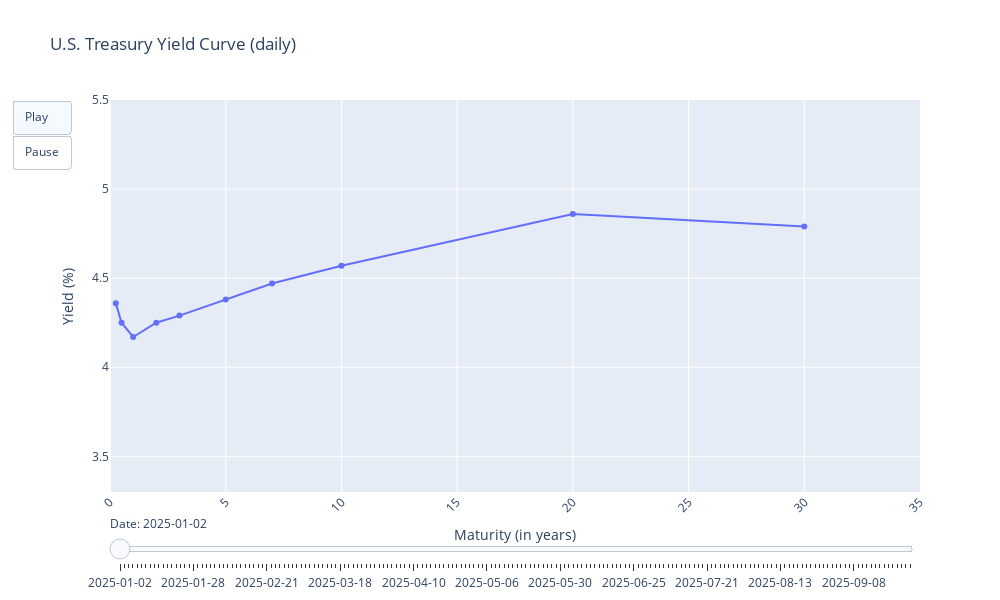

Here is the notebook cell this chart was saved with:
### Code cell
# curve_df: rows=dates (DatetimeIndex), cols=['3M','6M','1Y',...,'30Y'] in PERCENT
MAT_YEARS = {"3M":0.25,"6M":0.5,"1Y":1,"2Y":2,"3Y":3,"5Y":5,"7Y":7,"10Y":10,"20Y":20,"30Y":30}

# keep only columns we know, in order
cols = [c for c in MAT_YEARS if c in curve_df.columns]
x = np.array([MAT_YEARS[c] for c in cols])

# Build frames (one per date with complete data)
df_complete = curve_df[cols].dropna()
dates = df_complete.index

frames = []
for d in dates:
    y = df_complete.loc[d].values  # yields in %
    frames.append(go.Frame(data=[go.Scatter(x=x, y=y, mode="lines+markers")],
                           name=str(d.date())))

# Initial frame = first date
fig = go.Figure(
    data=[go.Scatter(x=x, y=df_complete.iloc[0].values, mode="lines+markers")],
    layout=go.Layout(
        title="U.S. Treasury Yield Curve (daily)",
        xaxis=dict(
            title="Maturity (in years)",
            range=[0, 35] # extend to cover all maturities
        ),
        yaxis=dict(
            title="Yield (%)",
            range=[3.3,5.5]  # extend above max yield
        ),
        width=1000,
        height=600,
        updatemenus=[{
            "type": "buttons",
            "buttons": [
                {"label": "Play", "method": "animate",
                 "args": [None, {"frame": {"duration": 100, "redraw": True},
                                 "fromcurrent": True, "transition": {"duration": 0}}]},
                {"label": "Pause", "method": "animate",
                 "args": [[None], {"frame": {"duration": 0, "redraw": False},
                                   "mode": "immediate"}]},
            ],
        }],
        sliders=[{
            "steps": [{"args": [[str(d.date())],
                        {"frame": {"duration": 0, "redraw": True},
                         "mode": "immediate"}],
                       "label": str(d.date()), "method": "animate"} for d in dates],
            "currentvalue": {"prefix": "Date: "}
        }]
    ),
    frames=frames
)


fig.show()

### Figure 1 — Plotly figure (JSON) as saved in the notebook; plotly's stock layout.template omitted (floating-point values rounded to 4 significant figures)
{"data": [{"mode": "lines+markers", "type": "scatter", "x": [0.25, 0.5, 1, 2, 3, 5, 7, 10, 20, 30], "y": [4.36, 4.25, 4.17, 4.25, 4.29, 4.38, 4.47, 4.57, 4.86, 4.79]}], "layout": {"height": 600, "sliders": [{"currentvalue": {"prefix": "Date: "}, "steps": [{"args": [["2025-01-02"], {"frame": {"duration": 0, "redraw": true}, "mode": "immediate"}], "label": "2025-01-02", "method": "animate"}, {"args": [["2025-01-03"], {"frame": {"duration": 0, "redraw": true}, "mode": "immediate"}], "label": "2025-01-03", "method": "animate"}, {"args": [["2025-01-06"], {"frame": {"duration": 0, "redraw": true}, "mode": "immediate"}], "label": "2025-01-06", "method": "animate"}, {"args": [["2025-01-07"], {"frame": {"duration": 0, "redraw": true}, "mode": "immediate"}], "label": "2025-01-07", "method": "animate"}, {"args": [["2025-01-08"], {"frame": {"duration": 0, "redraw": true}, "mode": "immediate"}], "label": "2025-01-08", "method": "animate"}, {"args": [["2025-01-09"], {"frame": {"duration": 0, "redraw": true}, "mode": "immediate"}], "label": "2025-01-09", "method": "animate"}, {"args": [["2025-01-10"], {"frame": {"duration": 0, "redraw": true}, "mode": "immediate"}], "label": "2025-01-10", "method": "animate"}, {"args": [["2025-01-13"], {"frame": {"duration": 0, "redraw": true}, "mode": "immediate"}], "label": "2025-01-13", "method": "animate"}, {"args": [["2025-01-14"], {"frame": {"duration": 0, "redraw": true}, "mode": "immediate"}], "label": "2025-01-14", "method": "animate"}, {"args": [["2025-01-15"], {"frame": {"duration": 0, "redraw": true}, "mode": "immediate"}], "label": "2025-01-15", "method": "animate"}, {"args": [["2025-01-16"], {"frame": {"duration": 0, "redraw": true}, "mode": "immediate"}], "label": "2025-01-16", "method": "animate"}, {"args": [["2025-01-17"], {"frame": {"duration": 0, "redraw": true}, "mode": "immediate"}], "label": "2025-01-17", "method": "animate"}, {"args": [["2025-01-21"], {"frame": {"duration": 0, "redraw": true}, "mode": "immediate"}], "label": "2025-01-21", "method": "animate"}, {"args": [["2025-01-22"], {"frame": {"duration": 0, "redraw": true}, "mode": "immediate"}], "label": "2025-01-22", "method": "animate"}, {"args": [["2025-01-23"], {"frame": {"duration": 0, "redraw": true}, "mode": "immediate"}], "label": "2025-01-23", "method": "animate"}, {"args": [["2025-01-24"], {"frame": {"duration": 0, "redraw": true}, "mode": "immediate"}], "label": "2025-01-24", "method": "animate"}, {"args": [["2025-01-27"], {"frame": {"duration": 0, "redraw": true}, "mode": "immediate"}], "label": "2025-01-27", "method": "animate"}, {"args": [["2025-01-28"], {"frame": {"duration": 0, "redraw": true}, "mode": "immediate"}], "label": "2025-01-28", "method": "animate"}, {"args": [["2025-01-29"], {"frame": {"duration": 0, "redraw": true}, "mode": "immediate"}], "label": "2025-01-29", "method": "animate"}, {"args": [["2025-01-30"], {"frame": {"duration": 0, "redraw": true}, "mode": "immediate"}], "label": "2025-01-30", "method": "animate"}, {"args": [["2025-01-31"], {"frame": {"duration": 0, "redraw": true}, "mode": "immediate"}], "label": "2025-01-31", "method": "animate"}, {"args": [["2025-02-03"], {"frame": {"duration": 0, "redraw": true}, "mode": "immediate"}], "label": "2025-02-03", "method": "animate"}, {"args": [["2025-02-04"], {"frame": {"duration": 0, "redraw": true}, "mode": "immediate"}], "label": "2025-02-04", "method": "animate"}, {"args": [["2025-02-05"], {"frame": {"duration": 0, "redraw": true}, "mode": "immediate"}], "label": "2025-02-05", "method": "animate"}, {"args": [["2025-02-06"], {"frame": {"duration": 0, "redraw": true}, "mode": "immediate"}], "label": "2025-02-06", "method": "animate"}, {"args": [["2025-02-07"], {"frame": {"duration": 0, "redraw": true}, "mode": "immediate"}], "label": "2025-02-07", "method": "animate"}, {"args": [["2025-02-10"], {"frame": {"duration": 0, "redraw": true}, "mode": "immediate"}], "label": "2025-02-10", "method": "animate"}, {"args": [["2025-02-11"], {"frame": {"duration": 0, "redraw": true}, "mode": "immediate"}], "label": "2025-02-11", "method": "animate"}, {"args": [["2025-02-12"], {"frame": {"duration": 0, "redraw": true}, "mode": "immediate"}], "label": "2025-02-12", "method": "animate"}, {"args": [["2025-02-13"], {"frame": {"duration": 0, "redraw": true}, "mode": "immediate"}], "label": "2025-02-13", "method": "animate"}, {"args": [["2025-02-14"], {"frame": {"duration": 0, "redraw": true}, "mode": "immediate"}], "label": "2025-02-14", "method": "animate"}, {"args": [["2025-02-18"], {"frame": {"duration": 0, "redraw": true}, "mode": "immediate"}], "label": "2025-02-18", "method": "animate"}, {"args": [["2025-02-19"], {"frame": {"duration": 0, "redraw": true}, "mode": "immediate"}], "label": "2025-02-19", "method": "animate"}, {"args": [["2025-02-20"], {"frame": {"duration": 0, "redraw": true}, "mode": "immediate"}], "label": "2025-02-20", "method": "animate"}, {"args": [["2025-02-21"], {"frame": {"duration": 0, "redraw": true}, "mode": "immediate"}], "label": "2025-02-21", "method": "animate"}, {"args": [["2025-02-24"], {"frame": {"duration": 0, "redraw": true}, "mode": "immediate"}], "label": "2025-02-24", "method": "animate"}, {"args": [["2025-02-25"], {"frame": {"duration": 0, "redraw": true}, "mode": "immediate"}], "label": "2025-02-25", "method": "animate"}, {"args": [["2025-02-26"], {"frame": {"duration": 0, "redraw": true}, "mode": "immediate"}], "label": "2025-02-26", "method": "animate"}, {"args": [["2025-02-27"], {"frame": {"duration": 0, "redraw": true}, "mode": "immediate"}], "label": "2025-02-27", "method": "animate"}, {"args": [["2025-02-28"], {"frame": {"duration": 0, "redraw": true}, "mode": "immediate"}], "label": "2025-02-28", "method": "animate"}, {"args": [["2025-03-03"], {"frame": {"duration": 0, "redraw": true}, "mode": "immediate"}], "label": "2025-03-03", "method": "animate"}, {"args": [["2025-03-04"], {"frame": {"duration": 0, "redraw": true}, "mode": "immediate"}], "label": "2025-03-04", "method": "animate"}, {"args": [["2025-03-05"], {"frame": {"duration": 0, "redraw": true}, "mode": "immediate"}], "label": "2025-03-05", "method": "animate"}, {"args": [["2025-03-06"], {"frame": {"duration": 0, "redraw": true}, "mode": "immediate"}], "label": "2025-03-06", "method": "animate"}, {"args": [["2025-03-07"], {"frame": {"duration": 0, "redraw": true}, "mode": "immediate"}], "label": "2025-03-07", "method": "animate"}, {"args": [["2025-03-10"], {"frame": {"duration": 0, "redraw": true}, "mode": "immediate"}], "label": "2025-03-10", "method": "animate"}, {"args": [["2025-03-11"], {"frame": {"duration": 0, "redraw": true}, "mode": "immediate"}], "label": "2025-03-11", "method": "animate"}, {"args": [["2025-03-12"], {"frame": {"duration": 0, "redraw": true}, "mode": "immediate"}], "label": "2025-03-12", "method": "animate"}, {"args": [["2025-03-13"], {"frame": {"duration": 0, "redraw": true}, "mode": "immediate"}], "label": "2025-03-13", "method": "animate"}, {"args": [["2025-03-14"], {"frame": {"duration": 0, "redraw": true}, "mode": "immediate"}], "label": "2025-03-14", "method": "animate"}, {"args": [["2025-03-17"], {"frame": {"duration": 0, "redraw": true}, "mode": "immediate"}], "label": "2025-03-17", "method": "animate"}, {"args": [["2025-03-18"], {"frame": {"duration": 0, "redraw": true}, "mode": "immediate"}], "label": "2025-03-18", "method": "animate"}, {"args": [["2025-03-19"], {"frame": {"duration": 0, "redraw": true}, "mode": "immediate"}], "label": "2025-03-19", "method": "animate"}, {"args": [["2025-03-20"], {"frame": {"duration": 0, "redraw": true}, "mode": "immediate"}], "label": "2025-03-20", "method": "animate"}, {"args": [["2025-03-21"], {"frame": {"duration": 0, "redraw": true}, "mode": "immediate"}], "label": "2025-03-21", "method": "animate"}, {"args": [["2025-03-24"], {"frame": {"duration": 0, "redraw": true}, "mode": "immediate"}], "label": "2025-03-24", "method": "animate"}, {"args": [["2025-03-25"], {"frame": {"duration": 0, "redraw": true}, "mode": "immediate"}], "label": "2025-03-25", "method": "animate"}, {"args": [["2025-03-26"], {"frame": {"duration": 0, "redraw": true}, "mode": "immediate"}], "label": "2025-03-26", "method": "animate"}, {"args": [["2025-03-27"], {"frame": {"duration": 0, "redraw": true}, "mode": "immediate"}], "label": "2025-03-27", "method": "animate"}, {"args": [["2025-03-28"], {"frame": {"duration": 0, "redraw": true}, "mode": "immediate"}], "label": "2025-03-28", "method": "animate"}, {"args": [["2025-03-31"], {"frame": {"duration": 0, "redraw": true}, "mode": "immediate"}], "label": "2025-03-31", "method": "animate"}, {"args": [["2025-04-01"], {"frame": {"duration": 0, "redraw": true}, "mode": "immediate"}], "label": "2025-04-01", "method": "animate"}, {"args": [["2025-04-02"], {"frame": {"duration": 0, "redraw": true}, "mode": "immediate"}], "label": "2025-04-02", "method": "animate"}, {"args": [["2025-04-03"], {"frame": {"duration": 0, "redraw": true}, "mode": "immediate"}], "label": "2025-04-03", "method": "animate"}, {"args": [["2025-04-04"], {"frame": {"duration": 0, "redraw": true}, "mode": "immediate"}], "label": "2025-04-04", "method": "animate"}, {"args": [["2025-04-07"], {"frame": {"duration": 0, "redraw": true}, "mode": "immediate"}], "label": "2025-04-07", "method": "animate"}, {"args": [["2025-04-08"], {"frame": {"duration": 0, "redraw": true}, "mode": "immediate"}], "label": "2025-04-08", "method": "animate"}, {"args": [["2025-04-09"], {"frame": {"duration": 0, "redraw": true}, "mode": "immediate"}], "label": "2025-04-09", "method": "animate"}, {"args": [["2025-04-10"], {"frame": {"duration": 0, "redraw": true}, "mode": "immediate"}], "label": "2025-04-10", "method": "animate"}, {"args": [["2025-04-11"], {"frame": {"duration": 0, "redraw": true}, "mode": "immediate"}], "label": "2025-04-11", "method": "animate"}, {"args": [["2025-04-14"], {"frame": {"duration": 0, "redraw": true}, "mode": "immediate"}], "label": "2025-04-14", "method": "animate"}, {"args": [["2025-04-15"], {"frame": {"duration": 0, "redraw": true}, "mode": "immediate"}], "label": "2025-04-15", "method": "animate"}, {"args": [["2025-04-16"], {"frame": {"duration": 0, "redraw": true}, "mode": "immediate"}], "label": "2025-04-16", "method": "animate"}, {"args": [["2025-04-17"], {"frame": {"duration": 0, "redraw": true}, "mode": "immediate"}], "label": "2025-04-17", "method": "animate"}, {"args": [["2025-04-21"], {"frame": {"duration": 0, "redraw": true}, "mode": "immediate"}], "label": "2025-04-21", "method": "animate"}, {"args": [["2025-04-22"], {"frame": {"duration": 0, "redraw": true}, "mode": "immediate"}], "label": "2025-04-22", "method": "animate"}, {"args": [["2025-04-23"], {"frame": {"duration": 0, "redraw": true}, "mode": "immediate"}], "label": "2025-04-23", "method": "animate"}, {"args": [["2025-04-24"], {"frame": {"duration": 0, "redraw": true}, "mode": "immediate"}], "label": "2025-04-24", "method": "animate"}, {"args": [["2025-04-25"], {"frame": {"duration": 0, "redraw": true}, "mode": "immediate"}], "label": "2025-04-25", "method": "animate"}, {"args": [["2025-04-28"], {"frame": {"duration": 0, "redraw": true}, "mode": "immediate"}], "label": "2025-04-28", "method": "animate"}, {"args": [["2025-04-29"], {"frame": {"duration": 0, "redraw": true}, "mode": "immediate"}], "label": "2025-04-29", "method": "animate"}, {"args": [["2025-04-30"], {"frame": {"duration": 0, "redraw": true}, "mode": "immediate"}], "label": "2025-04-30", "method": "animate"}, {"args": [["2025-05-01"], {"frame": {"duration": 0, "redraw": true}, "mode": "immediate"}], "label": "2025-05-01", "method": "animate"}, {"args": [["2025-05-02"], {"frame": {"duration": 0, "redraw": true}, "mode": "immediate"}], "label": "2025-05-02", "method": "animate"}, {"args": [["2025-05-05"], {"frame": {"duration": 0, "redraw": true}, "mode": "immediate"}], "label": "2025-05-05", "method": "animate"}, {"args": [["2025-05-06"], {"frame": {"duration": 0, "redraw": true}, "mode": "immediate"}], "label": "2025-05-06", "method": "animate"}, {"args": [["2025-05-07"], {"frame": {"duration": 0, "redraw": true}, "mode": "immediate"}], "label": "2025-05-07", "method": "animate"}, {"args": [["2025-05-08"], {"frame": {"duration": 0, "redraw": true}, "mode": "immediate"}], "label": "2025-05-08", "method": "animate"}, {"args": [["2025-05-09"], {"frame": {"duration": 0, "redraw": true}, "mode": "immediate"}], "label": "2025-05-09", "method": "animate"}, {"args": [["2025-05-12"], {"frame": {"duration": 0, "redraw": true}, "mode": "immediate"}], "label": "2025-05-12", "method": "animate"}, {"args": [["2025-05-13"], {"frame": {"duration": 0, "redraw": true}, "mode": "immediate"}], "label": "2025-05-13", "method": "animate"}, {"args": [["2025-05-14"], {"frame": {"duration": 0, "redraw": true}, "mode": "immediate"}], "label": "2025-05-14", "method": "animate"}, {"args": [["2025-05-15"], {"frame": {"duration": 0, "redraw": true}, "mode": "immediate"}], "label": "2025-05-15", "method": "animate"}, {"args": [["2025-05-16"], {"frame": {"duration": 0, "redraw": true}, "mode": "immediate"}], "label": "2025-05-16", "method": "animate"}, {"args": [["2025-05-19"], {"frame": {"duration": 0, "redraw": true}, "mode": "immediate"}], "label": "2025-05-19", "method": "animate"}, {"args": [["2025-05-20"], {"frame": {"duration": 0, "redraw": true}, "mode": "immediate"}], "label": "2025-05-20", "method": "animate"}, {"args": [["2025-05-21"], {"frame": {"duration": 0, "redraw": true}, "mode": "immediate"}], "label": "2025-05-21", "method": "animate"}, {"args": [["2025-05-22"], {"frame": {"duration": 0, "redraw": true}, "mode": "immediate"}], "label": "2025-05-22", "method": "animate"}, {"args": [["2025-05-23"], {"frame": {"duration": 0, "redraw": true}, "mode": "immediate"}], "label": "2025-05-23", "method": "animate"}, {"args": [["2025-05-27"], {"frame": {"duration": 0, "redraw": true}, "mode": "immediate"}], "label": "2025-05-27", "method": "animate"}, {"args": [["2025-05-28"], {"frame": {"duration": 0, "redraw": true}, "mode": "immediate"}], "label": "2025-05-28", "method": "animate"}, {"args": [["2025-05-29"], {"frame": {"duration": 0, "redraw": true}, "mode": "immediate"}], "label": "2025-05-29", "method": "animate"}, {"args": [["2025-05-30"], {"frame": {"duration": 0, "redraw": true}, "mode": "immediate"}], "label": "2025-05-30", "method": "animate"}, {"args": [["2025-06-02"], {"frame": {"duration": 0, "redraw": true}, "mode": "immediate"}], "label": "2025-06-02", "method": "animate"}, {"args": [["2025-06-03"], {"frame": {"duration": 0, "redraw": true}, "mode": "immediate"}], "label": "2025-06-03", "method": "animate"}, {"args": [["2025-06-04"], {"frame": {"duration": 0, "redraw": true}, "mode": "immediate"}], "label": "2025-06-04", "method": "animate"}, {"args": [["2025-06-05"], {"frame": {"duration": 0, "redraw": true}, "mode": "immediate"}], "label": "2025-06-05", "method": "animate"}, {"args": [["2025-06-06"], {"frame": {"duration": 0, "redraw": true}, "mode": "immediate"}], "label": "2025-06-06", "method": "animate"}, {"args": [["2025-06-09"], {"frame": {"duration": 0, "redraw": true}, "mode": "immediate"}], "label": "2025-06-09", "method": "animate"}, {"args": [["2025-06-10"], {"frame": {"duration": 0, "redraw": true}, "mode": "immediate"}], "label": "2025-06-10", "method": "animate"}, {"args": [["2025-06-11"], {"frame": {"duration": 0, "redraw": true}, "mode": "immediate"}], "label": "2025-06-11", "method": "animate"}, {"args": [["2025-06-12"], {"frame": {"duration": 0, "redraw": true}, "mode": "immediate"}], "label": "2025-06-12", "method": "animate"}, {"args": [["2025-06-13"], {"frame": {"duration": 0, "redraw": true}, "mode": "immediate"}], "label": "2025-06-13", "method": "animate"}, {"args": [["2025-06-16"], {"frame": {"duration": 0, "redraw": true}, "mode": "immediate"}], "label": "2025-06-16", "method": "animate"}, {"args": [["2025-06-17"], {"frame": {"duration": 0, "redraw": true}, "mode": "immediate"}], "label": "2025-06-17", "method": "animate"}, {"args": [["2025-06-18"], {"frame": {"duration": 0, "redraw": true}, "mode": "immediate"}], "label": "2025-06-18", "method": "animate"}, {"args": [["2025-06-20"], {"frame": {"duration": 0, "redraw": true}, "mode": "immediate"}], "label": "2025-06-20", "method": "animate"}, {"args": [["2025-06-23"], {"frame": {"duration": 0, "redraw": true}, "mode": "immediate"}], "label": "2025-06-23", "method": "animate"}, {"args": [["2025-06-24"], {"frame": {"duration": 0, "redraw": true}, "mode": "immediate"}], "label": "2025-06-24", "method": "animate"}, {"args": [["2025-06-25"], {"frame": {"duration": 0, "redraw": true}, "mode": "immediate"}], "label": "2025-06-25", "method": "animate"}, {"args": [["2025-06-26"], {"frame": {"duration": 0, "redraw": true}, "mode": "immediate"}], "label": "2025-06-26", "method": "animate"}, {"args": [["2025-06-27"], {"frame": {"duration": 0, "redraw": true}, "mode": "immediate"}], "label": "2025-06-27", "method": "animate"}, {"args": [["2025-06-30"], {"frame": {"duration": 0, "redraw": true}, "mode": "immediate"}], "label": "2025-06-30", "method": "animate"}, {"args": [["2025-07-01"], {"frame": {"duration": 0, "redraw": true}, "mode": "immediate"}], "label": "2025-07-01", "method": "animate"}, {"args": [["2025-07-02"], {"frame": {"duration": 0, "redraw": true}, "mode": "immediate"}], "label": "2025-07-02", "method": "animate"}, {"args": [["2025-07-03"], {"frame": {"duration": 0, "redraw": true}, "mode": "immediate"}], "label": "2025-07-03", "method": "animate"}, {"args": [["2025-07-07"], {"frame": {"duration": 0, "redraw": true}, "mode": "immediate"}], "label": "2025-07-07", "method": "animate"}, {"args": [["2025-07-08"], {"frame": {"duration": 0, "redraw": true}, "mode": "immediate"}], "label": "2025-07-08", "method": "animate"}, {"args": [["2025-07-09"], {"frame": {"duration": 0, "redraw": true}, "mode": "immediate"}], "label": "2025-07-09", "method": "animate"}, {"args": [["2025-07-10"], {"frame": {"duration": 0, "redraw": true}, "mode": "immediate"}], "label": "2025-07-10", "method": "animate"}, {"args": [["2025-07-11"], {"frame": {"duration": 0, "redraw": true}, "mode": "immediate"}], "label": "2025-07-11", "method": "animate"}, {"args": [["2025-07-14"], {"frame": {"duration": 0, "redraw": true}, "mode": "immediate"}], "label": "2025-07-14", "method": "animate"}, {"args": [["2025-07-15"], {"frame": {"duration": 0, "redraw": true}, "mode": "immediate"}], "label": "2025-07-15", "method": "animate"}, {"args": [["2025-07-16"], {"frame": {"duration": 0, "redraw": true}, "mode": "immediate"}], "label": "2025-07-16", "method": "animate"}, {"args": [["2025-07-17"], {"frame": {"duration": 0, "redraw": true}, "mode": "immediate"}], "label": "2025-07-17", "method": "animate"}, {"args": [["2025-07-18"], {"frame": {"duration": 0, "redraw": true}, "mode": "immediate"}], "label": "2025-07-18", "method": "animate"}, {"args": [["2025-07-21"], {"frame": {"duration": 0, "redraw": true}, "mode": "immediate"}], "label": "2025-07-21", "method": "animate"}, {"args": [["2025-07-22"], {"frame": {"duration": 0, "redraw": true}, "mode": "immediate"}], "label": "2025-07-22", "method": "animate"}, {"args": [["2025-07-23"], {"frame": {"duration": 0, "redraw": true}, "mode": "immediate"}], "label": "2025-07-23", "method": "animate"}, {"args": [["2025-07-24"], {"frame": {"duration": 0, "redraw": true}, "mode": "immediate"}], "label": "2025-07-24", "method": "animate"}, {"args": [["2025-07-25"], {"frame": {"duration": 0, "redraw": true}, "mode": "immediate"}], "label": "2025-07-25", "method": "animate"}, {"args": [["2025-07-28"], {"frame": {"duration": 0, "redraw": true}, "mode": "immediate"}], "label": "2025-07-28", "method": "animate"}, {"args": [["2025-07-29"], {"frame": {"duration": 0, "redraw": true}, "mode": "immediate"}], "label": "2025-07-29", "method": "animate"}, {"args": [["2025-07-30"], {"frame": {"duration": 0, "redraw": true}, "mode": "immediate"}], "label": "2025-07-30", "method": "animate"}, {"args": [["2025-07-31"], {"frame": {"duration": 0, "redraw": true}, "mode": "immediate"}], "label": "2025-07-31", "method": "animate"}, {"args": [["2025-08-01"], {"frame": {"duration": 0, "redraw": true}, "mode": "immediate"}], "label": "2025-08-01", "method": "animate"}, {"args": [["2025-08-04"], {"frame": {"duration": 0, "redraw": true}, "mode": "immediate"}], "label": "2025-08-04", "method": "animate"}, {"args": [["2025-08-05"], {"frame": {"duration": 0, "redraw": true}, "mode": "immediate"}], "label": "2025-08-05", "method": "animate"}, {"args": [["2025-08-06"], {"frame": {"duration": 0, "redraw": true}, "mode": "immediate"}], "label": "2025-08-06", "method": "animate"}, {"args": [["2025-08-07"], {"frame": {"duration": 0, "redraw": true}, "mode": "immediate"}], "label": "2025-08-07", "method": "animate"}, {"args": [["2025-08-08"], {"frame": {"duration": 0, "redraw": true}, "mode": "immediate"}], "label": "2025-08-08", "method": "animate"}, {"args": [["2025-08-11"], {"frame": {"duration": 0, "redraw": true}, "mode": "immediate"}], "label": "2025-08-11", "method": "animate"}, {"args": [["2025-08-12"], {"frame": {"duration": 0, "redraw": true}, "mode": "immediate"}], "label": "2025-08-12", "method": "animate"}, {"args": [["2025-08-13"], {"frame": {"duration": 0, "redraw": true}, "mode": "immediate"}], "label": "2025-08-13", "method": "animate"}, {"args": [["2025-08-14"], {"frame": {"duration": 0, "redraw": true}, "mode": "immediate"}], "label": "2025-08-14", "method": "animate"}, {"args": [["2025-08-15"], {"frame": {"duration": 0, "redraw": true}, "mode": "immediate"}], "label": "2025-08-15", "method": "animate"}, {"args": [["2025-08-18"], {"frame": {"duration": 0, "redraw": true}, "mode": "immediate"}], "label": "2025-08-18", "method": "animate"}, {"args": [["2025-08-19"], {"frame": {"duration": 0, "redraw": true}, "mode": "immediate"}], "label": "2025-08-19", "method": "animate"}, {"args": [["2025-08-20"], {"frame": {"duration": 0, "redraw": true}, "mode": "immediate"}], "label": "2025-08-20", "method": "animate"}, {"args": [["2025-08-21"], {"frame": {"duration": 0, "redraw": true}, "mode": "immediate"}], "label": "2025-08-21", "method": "animate"}, {"args": [["2025-08-22"], {"frame": {"duration": 0, "redraw": true}, "mode": "immediate"}], "label": "2025-08-22", "method": "animate"}, {"args": [["2025-08-25"], {"frame": {"duration": 0, "redraw": true}, "mode": "immediate"}], "label": "2025-08-25", "method": "animate"}, {"args": [["2025-08-26"], {"frame": {"duration": 0, "redraw": true}, "mode": "immediate"}], "label": "2025-08-26", "method": "animate"}, {"args": [["2025-08-27"], {"frame": {"duration": 0, "redraw": true}, "mode": "immediate"}], "label": "2025-08-27", "method": "animate"}, {"args": [["2025-08-28"], {"frame": {"duration": 0, "redraw": true}, "mode": "immediate"}], "label": "2025-08-28", "method": "animate"}, {"args": [["2025-08-29"], {"frame": {"duration": 0, "redraw": true}, "mode": "immediate"}], "label": "2025-08-29", "method": "animate"}, {"args": [["2025-09-02"], {"frame": {"duration": 0, "redraw": true}, "mode": "immediate"}], "label": "2025-09-02", "method": "animate"}, {"args": [["2025-09-03"], {"frame": {"duration": 0, "redraw": true}, "mode": "immediate"}], "label": "2025-09-03", "method": "animate"}, {"args": [["2025-09-04"], {"frame": {"duration": 0, "redraw": true}, "mode": "immediate"}], "label": "2025-09-04", "method": "animate"}, {"args": [["2025-09-05"], {"frame": {"duration": 0, "redraw": true}, "mode": "immediate"}], "label": "2025-09-05", "method": "animate"}, {"args": [["2025-09-08"], {"frame": {"duration": 0, "redraw": true}, "mode": "immediate"}], "label": "2025-09-08", "method": "animate"}, {"args": [["2025-09-09"], {"frame": {"duration": 0, "redraw": true}, "mode": "immediate"}], "label": "2025-09-09", "method": "animate"}, {"args": [["2025-09-10"], {"frame": {"duration": 0, "redraw": true}, "mode": "immediate"}], "label": "2025-09-10", "method": "animate"}, {"args": [["2025-09-11"], {"frame": {"duration": 0, "redraw": true}, "mode": "immediate"}], "label": "2025-09-11", "method": "animate"}, {"args": [["2025-09-12"], {"frame": {"duration": 0, "redraw": true}, "mode": "immediate"}], "label": "2025-09-12", "method": "animate"}, {"args": [["2025-09-15"], {"frame": {"duration": 0, "redraw": true}, "mode": "immediate"}], "label": "2025-09-15", "method": "animate"}, {"args": [["2025-09-16"], {"frame": {"duration": 0, "redraw": true}, "mode": "immediate"}], "label": "2025-09-16", "method": "animate"}, {"args": [["2025-09-17"], {"frame": {"duration": 0, "redraw": true}, "mode": "immediate"}], "label": "2025-09-17", "method": "animate"}, {"args": [["2025-09-18"], {"frame": {"duration": 0, "redraw": true}, "mode": "immediate"}], "label": "2025-09-18", "method": "animate"}, {"args": [["2025-09-19"], {"frame": {"duration": 0, "redraw": true}, "mode": "immediate"}], "label": "2025-09-19", "method": "animate"}, {"args": [["2025-09-22"], {"frame": {"duration": 0, "redraw": true}, "mode": "immediate"}], "label": "2025-09-22", "method": "animate"}, {"args": [["2025-09-23"], {"frame": {"duration": 0, "redraw": true}, "mode": "immediate"}], "label": "2025-09-23", "method": "animate"}, {"args": [["2025-09-24"], {"frame": {"duration": 0, "redraw": true}, "mode": "immediate"}], "label": "2025-09-24", "method": "animate"}, {"args": [["2025-09-25"], {"frame": {"duration": 0, "redraw": true}, "mode": "immediate"}], "label": "2025-09-25", "method": "animate"}]}], "title": {"text": "U.S. Treasury Yield Curve (daily)"}, "updatemenus": [{"buttons": [{"args": [null, {"frame": {"duration": 100, "redraw": true}, "fromcurrent": true, "transition": {"duration": 0}}], "label": "Play", "method": "animate"}, {"args": [[null], {"frame": {"duration": 0, "redraw": false}, "mode": "immediate"}], "label": "Pause", "method": "animate"}], "type": "buttons"}], "width": 1000, "xaxis": {"range": [0, 35], "tickangle": -45, "title": {"text": "Maturity (in years)"}}, "yaxis": {"range": [3.3, 5.5], "title": {"text": "Yield (%)"}}}}
